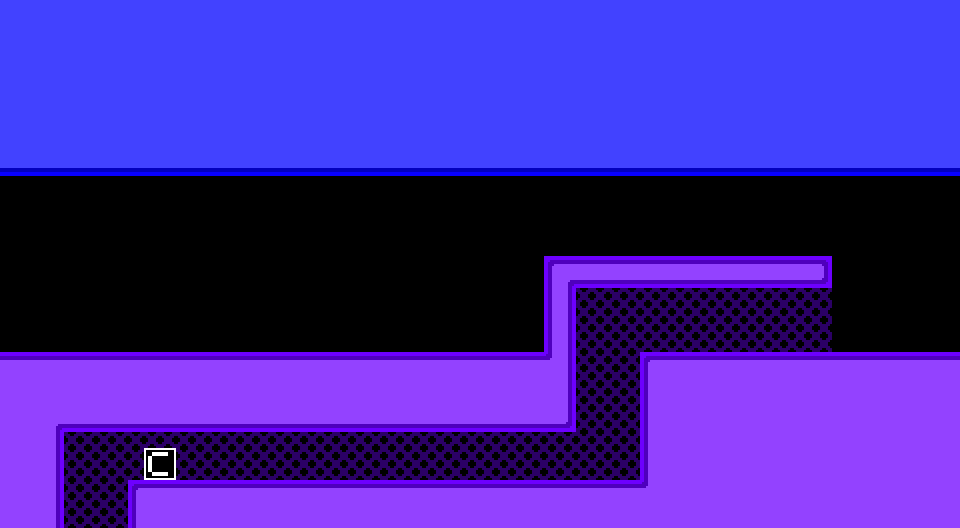

This game map was drawn from its Tiled (.tmx) file and the tilesets committed beside it. A one-line description and the trimmed map source follow:
An orthogonal 60x33 tile map with 16x16 px tiles, 6 tile layers (BackG, Solid, Spikes, ForeG, ...), 2 tilesets and 2 objects.

<map version="1.9" tiledversion="1.9.2" orientation="orthogonal" renderorder="right-down" width="60" height="33" tilewidth="16" tileheight="16" infinite="0" nextlayerid="12" nextobjectid="7">
 <tileset firstgid="1" source="24c Block Tileset (v0.1).tsx" />
 <tileset firstgid="5185" source="24c Interactives - MapBlocks.tsx" />
 <layer id="3" name="BackG" width="60" height="33">
  <data>[1980 cells, 204 non-empty, 1 distinct tile ids]</data>
 </layer>
 <layer id="1" name="Solid" width="60" height="33">
  <data>[1980 cells, 1224 non-empty, 12 distinct tile ids]</data>
 </layer>
 <layer id="6" name="Spikes" width="60" height="33">
  <data>[1980 cells, 0 non-empty, 0 distinct tile ids]</data>
 </layer>
 <layer id="4" name="ForeG" width="60" height="33">
  <data>[1980 cells, 0 non-empty, 0 distinct tile ids]</data>
 </layer>
 <layer id="7" name="Properties/Misc" width="60" height="33">
  <properties>
   <property name="additionalTitle" value="" />
   <property name="bgCol" type="color" value="#ff03004f" />
   <property name="bgCol2" type="color" value="#ff00093d" />
   <property name="bgHorizontal" type="bool" value="false" />
   <property name="bgVertical" type="bool" value="false" />
   <property name="levelTitle" value="" />
   <property name="loopDown" type="bool" value="false" />
   <property name="loopLeft" type="bool" value="false" />
   <property name="loopRight" type="bool" value="false" />
   <property name="loopUp" type="bool" value="false" />
  </properties>
  <data>[1980 cells, 0 non-empty, 0 distinct tile ids]</data>
 </layer>
 <layer id="10" name="Interactables" width="60" height="33">
  <data>[1980 cells, 1 non-empty, 1 distinct tile ids]</data>
 </layer>
 <objectgroup id="11" name="Object Interactables">
  <object id="5" gid="5189" x="16" y="352" width="32" height="32">
   <properties>
    <property name="Script (.ccc)" value="log3_1.ccc" />
   </properties>
  </object>
  <object id="6" gid="5190" x="80" y="528" width="32" height="32">
   <properties>
    <property name="Script_ (.ccc)" value="pipeSong.ccc" />
   </properties>
  </object>
 </objectgroup>
</map>
